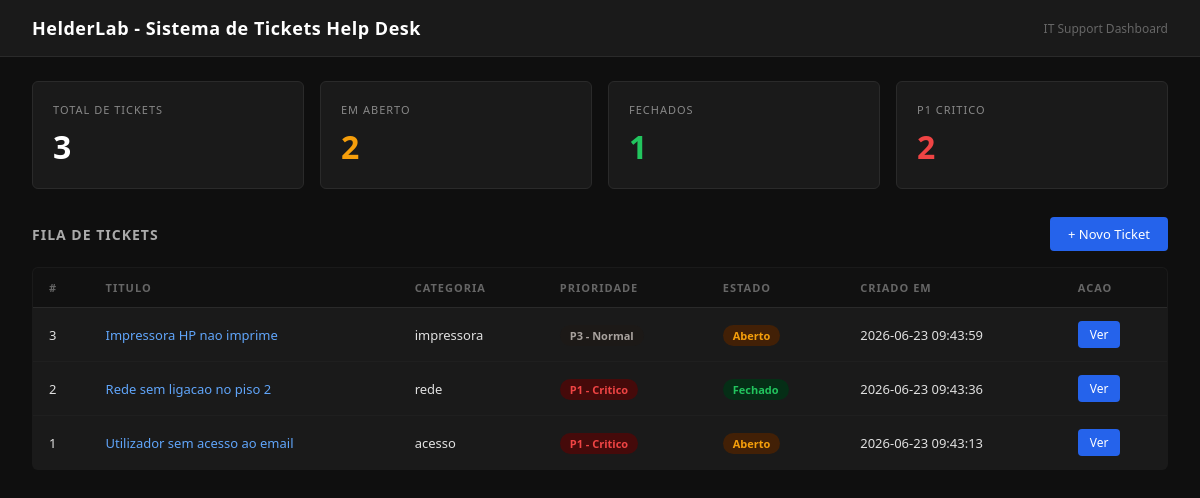
The page / on the database its author committed.
### tables this page shows
CREATE TABLE tickets (
            id INTEGER PRIMARY KEY AUTOINCREMENT,
            titulo TEXT NOT NULL,
            descricao TEXT NOT NULL,
            categoria TEXT NOT NULL,
            prioridade TEXT NOT NULL,
            estado TEXT DEFAULT 'Aberto',
            criado_em TEXT NOT NULL,
            fechado_em TEXT,
            resolucao TEXT
        );

### app.py (the view)
@app.route('/')
def index():
    tickets = listar_tickets()
    stats = estatisticas()
    return render_template('index.html', tickets=tickets, stats=stats)

### models.py (called while the page is built)
def listar_tickets(estado=None):
    conn = sqlite3.connect(DB)
    conn.row_factory = sqlite3.Row
    c = conn.cursor()
    if estado:
        c.execute('SELECT * FROM tickets WHERE estado = ? ORDER BY id DESC', (estado,))
    else:
        c.execute('SELECT * FROM tickets ORDER BY id DESC')
    tickets = [dict(row) for row in c.fetchall()]
    conn.close()
    return tickets

def estatisticas():
    conn = sqlite3.connect(DB)
    c = conn.cursor()
    c.execute('SELECT COUNT(*) FROM tickets')
    total = c.fetchone()[0]
    c.execute('SELECT COUNT(*) FROM tickets WHERE estado = "Aberto"')
    abertos = c.fetchone()[0]
    c.execute('SELECT COUNT(*) FROM tickets WHERE estado = "Fechado"')
    fechados = c.fetchone()[0]
    c.execute('SELECT categoria, COUNT(*) FROM tickets GROUP BY categoria')
    por_categoria = dict(c.fetchall())
    c.execute('SELECT prioridade, COUNT(*) FROM tickets GROUP BY prioridade')
    por_prioridade = dict(c.fetchall())
    conn.close()
    return {
        "total": total,
        "abertos": abertos,
        "fechados": fechados,
        "por_categoria": por_categoria,
        "por_prioridade": por_prioridade
    }

### templates/index.html (shortened to what this page needs)
<!DOCTYPE html>
<html lang="pt">
<head>
</head>
<body>
<header>
    <h1>HelderLab - Sistema de Tickets Help Desk</h1>
    <span>IT Support Dashboard</span>
</header>
<div class="container">
    <div class="stats">
        <div class="stat-card">
            <div class="label">Total de Tickets</div>
            <div class="value">{{ stats.total }}</div>
        </div>
        <div class="stat-card aberto">
            <div class="label">Em Aberto</div>
            <div class="value">{{ stats.abertos }}</div>
        </div>
        <div class="stat-card fechado">
            <div class="label">Fechados</div>
            <div class="value">{{ stats.fechados }}</div>
        </div>
        <div class="stat-card critico">
            <div class="label">P1 Critico</div>
            <div class="value">{{ stats.por_prioridade.get('P1 - Critico', 0) }}</div>
        </div>
    </div>
    <div class="toolbar">
        <h2>Fila de Tickets</h2>
        <a href="/novo" class="btn btn-primary">+ Novo Ticket</a>
    </div>
    {% if tickets %}
    <table>
        <thead>
            <tr>
                <th>#</th>
                <th>Titulo</th>
                <th>Categoria</th>
                <th>Prioridade</th>
                <th>Estado</th>
                <th>Criado em</th>
                <th>Acao</th>
            </tr>
        </thead>
        <tbody>
        {% for t in tickets %}
            <tr>
                <td>{{ t.id }}</td>
                <td><a href="/ticket/{{ t.id }}">{{ t.titulo }}</a></td>
                <td>{{ t.categoria }}</td>
                <td>
                    {% if 'P1' in t.prioridade %}
                        <span class="badge badge-p1">{{ t.prioridade }}</span>
                    {% elif 'P2' in t.prioridade %}
                        <span class="badge badge-p2">{{ t.prioridade }}</span>
                    {% else %}
                        <span class="badge badge-p3">{{ t.prioridade }}</span>
                    {% endif %}
                </td>
                <td>
                    {% if t.estado == 'Aberto' %}
                        <span class="badge badge-aberto">Aberto</span>
                    {% else %}
                        <span class="badge badge-fechado">Fechado</span>
                    {% endif %}
                </td>
                <td>{{ t.criado_em }}</td>
                <td><a href="/ticket/{{ t.id }}" class="btn btn-sm btn-primary">Ver</a></td>
            </tr>
        {% endfor %}
        </tbody>
    </table>
    {% else %}
    <div class="empty">Nenhum ticket registado. Cria o primeiro ticket.</div>
    {% endif %}
</div>
</body>
</html>

### templates/index.html (style rules this page uses)
* { margin: 0; padding: 0; box-sizing: border-box; }
body { font-family: 'Segoe UI', sans-serif; background: #0f0f0f; color: #e0e0e0; }
header { background: #1a1a1a; border-bottom: 1px solid #2a2a2a; padding: 16px 32px; display: flex; justify-content: space-between; align-items: center; }
header h1 { font-size: 18px; font-weight: 600; color: #ffffff; letter-spacing: 0.5px; }
header span { font-size: 12px; color: #666; }
.btn { padding: 8px 18px; border: none; border-radius: 4px; cursor: pointer; font-size: 13px; font-weight: 500; text-decoration: none; display: inline-block; }
.btn-primary { background: #2563eb; color: white; }
.btn-sm { padding: 5px 12px; font-size: 12px; }
.container { max-width: 1200px; margin: 0 auto; padding: 24px 32px; }
.stats { display: grid; grid-template-columns: repeat(4, 1fr); gap: 16px; margin-bottom: 28px; }
.stat-card { background: #1a1a1a; border: 1px solid #2a2a2a; border-radius: 6px; padding: 20px; }
.stat-card .label { font-size: 11px; color: #888; text-transform: uppercase; letter-spacing: 1px; margin-bottom: 8px; }
.stat-card .value { font-size: 32px; font-weight: 700; color: #ffffff; }
.stat-card.critico .value { color: #ef4444; }
.stat-card.aberto .value { color: #f59e0b; }
.stat-card.fechado .value { color: #22c55e; }
.toolbar { display: flex; justify-content: space-between; align-items: center; margin-bottom: 16px; }
.toolbar h2 { font-size: 14px; font-weight: 600; color: #aaa; text-transform: uppercase; letter-spacing: 1px; }
table { width: 100%; border-collapse: collapse; background: #1a1a1a; border-radius: 6px; overflow: hidden; border: 1px solid #2a2a2a; }
th { background: #111; padding: 12px 16px; text-align: left; font-size: 11px; color: #666; text-transform: uppercase; letter-spacing: 1px; border-bottom: 1px solid #2a2a2a; }
td { padding: 13px 16px; font-size: 13px; border-bottom: 1px solid #1f1f1f; }
tr:last-child td { border-bottom: none; }
.badge { padding: 3px 10px; border-radius: 20px; font-size: 11px; font-weight: 600; }
.badge-p1 { background: #450a0a; color: #ef4444; }
.badge-p3 { background: #1c1917; color: #a8a29e; }
.badge-aberto { background: #422006; color: #f59e0b; }
.badge-fechado { background: #052e16; color: #22c55e; }
a { color: #60a5fa; text-decoration: none; }

### rows shown on the page
tickets: id "3", titulo "Impressora HP nao imprime", categoria "impressora", prioridade "P3 - Normal", estado "Aberto", criado_em "2026-06-23 09:43:59"
tickets: id "2", titulo "Rede sem ligacao no piso 2", categoria "rede", prioridade "P1 - Critico", estado "Fechado", criado_em "2026-06-23 09:43:36"
tickets: id "1", titulo "Utilizador sem acesso ao email", categoria "acesso", prioridade "P1 - Critico", estado "Aberto", criado_em "2026-06-23 09:43:13"

### other values the page prints
{{ stats.total }} "3"
{{ stats.abertos }} "2"
{{ stats.fechados }} "1"
{{ stats.por_prioridade.get('P1 - Critico', 0) }} "2"
